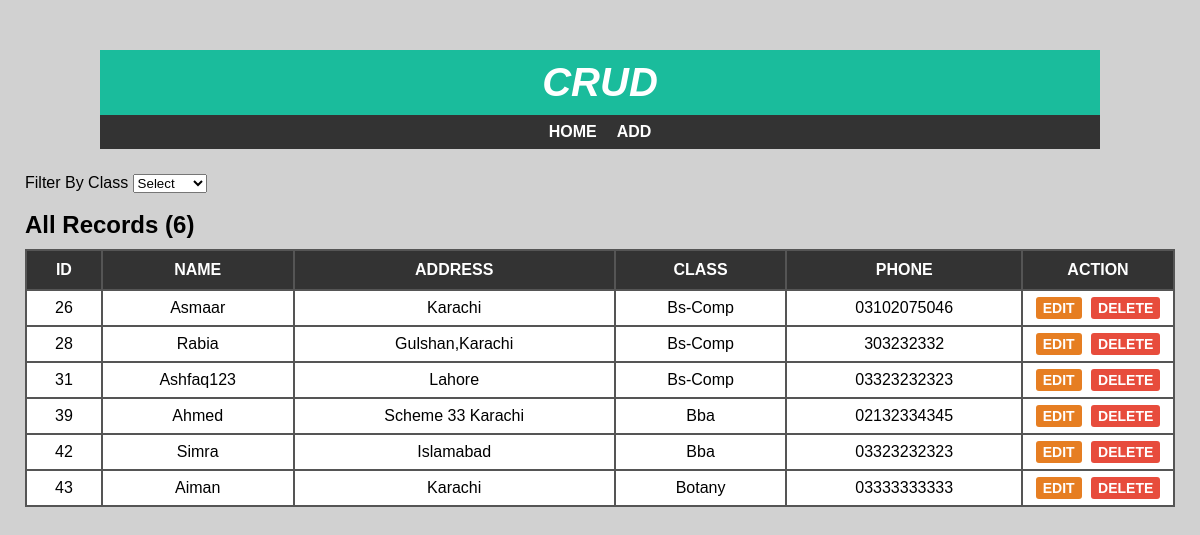
Before: / with the older database file.
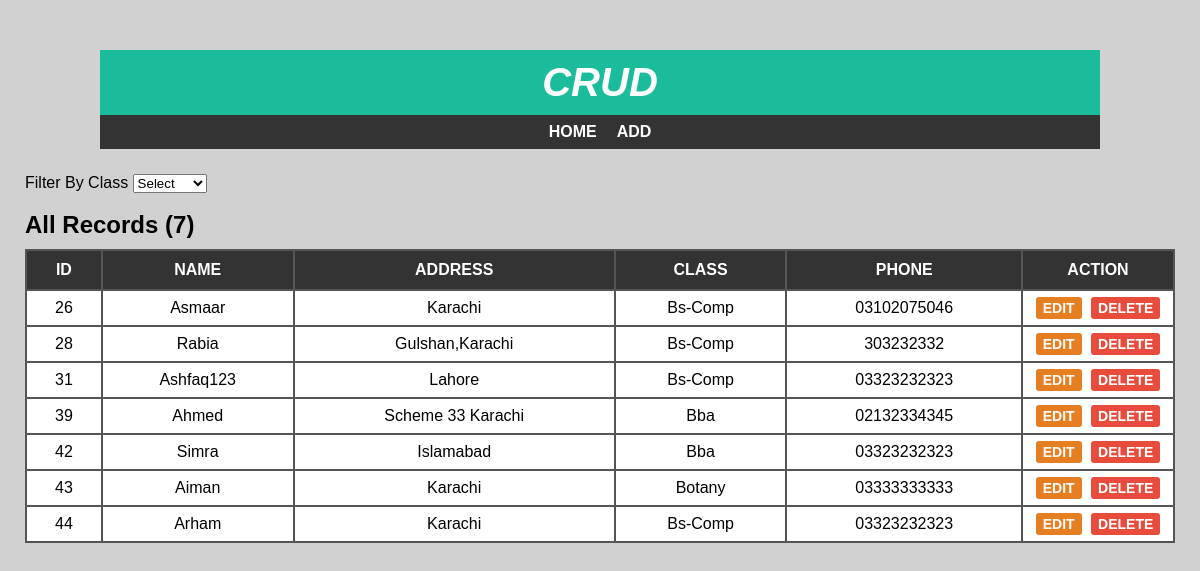
After: the same page with the newer database file.
### crudapp/models.py (models this page shows, shortened)
class userinfo(models.Model):
    name=models.CharField(max_length=50)
    userclass=models.ForeignKey(userclass, on_delete=models.CASCADE,null=True)
    address=models.CharField(max_length=100,null=True)
    phone=models.CharField(max_length=15)

class userclass(models.Model):
    student_class=models.CharField(max_length=50)
    def __str__(self):
        return self.student_class

### crudapp/views.py (the view)
# urls.py: path('',views.index,name='index'),
def index(request):
    q = request.GET.get("q") if request.GET.get("q") != None else ""
    print(q)
    info = userinfo.objects.filter(userclass__student_class__icontains=q)
    classes = userclass.objects.all()
    for i in classes:
        countuser = i.userinfo_set.all()
        if countuser.count() is 0:
            i.delete()
            return redirect("/")
    return render(request, "index.html", {"info": info, "classes": classes, "q": q})

### templates/index.html (shortened to what this page needs)
{% extends "base.html" %}
{% block content %}
<div id="main-content">
    <form action="" method="get">
    <div class="form-group">
        <label>Filter By Class</label>
        <select name="q" onchange="this.form.submit()">
            <option value="" >Select</option>
        </select>
    </div>
    </form>
    <br>
    <h2>{% if q != '' %}{{q}}{% else %}All{% endif %} Records ({{info.count}})</h2>
    <table cellpadding="7px">
        <thead>
        <th>Id</th>
        <th>Name</th>
        <th>Address</th>
        <th>Class</th>
        <th>Phone</th>
        <th>Action</th>
        </thead>
        <tbody>
            {% for data in info  %}
            <tr>
                <td>{{data.id}}</td>
                <td>{{data.name}}</td>
                <td>{{data.address}}</td>
                <td>{{data.userclass}}</td>
                <td>{{data.phone}}</td>
                <td>
                    <a href="{% url 'edit' data.id %}">Edit</a>
                    <a href="{% url 'delete' data.id %}">Delete</a>
                </td>
            </tr>
            {% empty %}
            <h2>No data found</h2>
        {% endfor %}
        </tbody>
    </table>
</div>
{% endblock content %}

### templates/base.html (shortened to what this page needs)
{% load static %}
<!DOCTYPE html>
<html lang="en">
<head>
  <link rel="stylesheet" href="{% static 'css/style.css' %}">
</head>
<body>
    <div id="wrapper">
        <div id="header">
            <h1>Crud</h1>
        </div>
        <div id="menu">
            <ul>
                <li>
                    <a href="{% url 'index' %}">Home</a>
                </li>
                <li>
                    <a href="{% url 'adduser' %}">Add</a>
                </li>
            </ul>
        </div>
    </div>
    {% block content %}{% endblock content %}
</body>
</html>

### static/css/style.css (style rules this page uses)
body { font:16px arial; margin: 0; padding: 0; background: #d1d1d1; }
#wrapper { width: 1000px; margin: 50px auto 0; background-color: #fff; }
#header { text-align: center; background-color: #1abc9c; padding: 10px; }
#header h1 { color: #fff; font-size: 40px; font-style: italic; font-weight: 700; text-transform: uppercase; margin: 0; }
#menu { background-color: #333; }
#menu ul { font-size: 0; padding: 0 10px; margin: 0; list-style: none; text-align: center; }
#menu ul li { display: inline-block; }
#menu ul li a { color: #fff; font-size: 16px; font-weight: 600; padding: 8px 10px; display: block; text-decoration: none; text-transform: uppercase; transition: all 0.3s ease; }
#main-content { padding: 25px; min-height: 400px; }
#main-content h2 { margin: 0 0 10px; text-transform: capitalize; }
#main-content table { width: 100%; background-color: #555; margin: 0 0 20px; }
#main-content table th { color: #fff; background-color: #333; text-transform: uppercase; padding: 10px; }
#main-content table th:last-child { width: 130px; }
#main-content table td { background-color: #fff; text-align: center; padding: 8px; text-transform: capitalize; }
#main-content table td a { font-size: 14px; font-weight: 600; text-transform: uppercase; padding: 3px 7px; color: #fff; background-color: #e67e22; text-decoration: none; border-radius: 3px; }
#main-content table td a:nth-child(2) { background-color: #e74c3c; margin: 0 0 0 5px; }

Changed rows visible on the page:
added userinfo: id "44", name "Arham", address "Karachi", userclass "Bs-Comp", phone "03323232323"
Other visible differences:
{{ info.count }}: "6" → "7"
